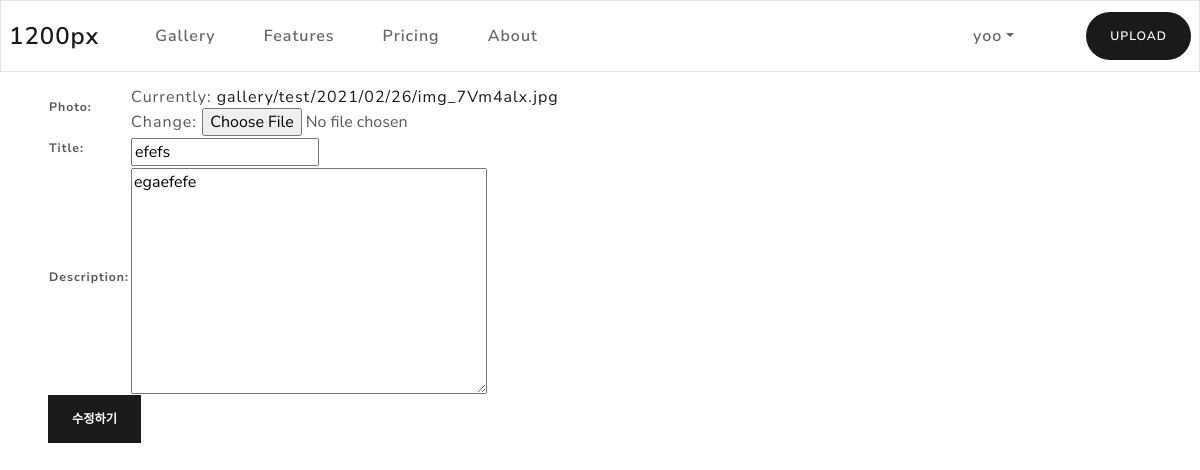
Page /gallery/23/update (signed in) on the committed database.
### users/models.py (models this page shows, shortened)
class User(AbstractBaseUser):
    email = models.EmailField(verbose_name='email',
                              max_length=255, unique=True)
    username = models.CharField(
        verbose_name='username', max_length=20, unique=True)
    date_joined = models.DateField(default=timezone.now)
    last_login = models.DateField(auto_now=True)
    following = models.ManyToManyField('self', symmetrical=False, related_name='followers')
    is_admin = models.BooleanField(default=False)
    is_active = models.BooleanField(default=True)
    objects = CustomUserManager()
    USERNAME_FIELD = 'email'
    REQUIRED_FIELDS = ['username', ]

### gallery/models.py (models this page shows, shortened)
class Photo(models.Model):
    user = models.ForeignKey(User, on_delete=models.CASCADE)
    title = models.CharField(max_length=100, verbose_name='title',blank=False)
    image = models.ImageField(upload_to=user_directory_path, verbose_name='photo', null=False)
    description = models.TextField(max_length=300, verbose_name='description', blank=True)
    date_posted = models.DateTimeField(auto_now_add = True)
    tags = TaggableManager(blank=True)
    likes = models.ManyToManyField(User, blank=True, default=None, related_name='likes')

### gallery/views.py (the view)
# urls.py: path('<int:pk>/update', views.PhotoUpdateView.as_view(), name='update'),
class PhotoUpdateView(OwnerOnlyMixin, UpdateView):
    model = Photo
    template_name = 'photo_update.html'
    fields = ['image','title','description']
    success_url = reverse_lazy('gallery:gallery')

### config/views.py (called while the page is built)
    def dispatch(self, request, *args, **kwargs):
        obj = self.get_object()
        if request.user == obj.user or request.user.is_admin:
            return super().dispatch(request, *args, **kwargs)
        else:
            return self.handle_no_permission()

### gallery/templates/photo_update.html (shortened to what this page needs)
{% extends "base.html" %}
{% block contents %}
<div class="mx-5">
    <form method="POST" enctype="multipart/form-data">
        <table>
            {{ form }}
        </table>
        <div>
            <button type="button submit" class="btn btn-primary">수정하기</button>
    </form>
</div>
{% endblock %}

### templates/base.html (shortened to what this page needs)
<html>
<head>
  <link rel="stylesheet" href="/static/bootstrap.min.css" />
</head>
<body>
  <nav class="navbar navbar-expand-lg navbar-light bg-light fixed-top">
    <a class="navbar-brand" href="#">1200px</a>
    <div class="collapse navbar-collapse" id="navbarColor03">
      <ul class="navbar-nav mr-auto ml-3">
        <li class="nav-item">
          <a class="nav-link" href="/gallery">Gallery
          </a>
        </li>
        <li class="nav-item">
          <a class="nav-link" href="#">Features</a>
        </li>
        <li class="nav-item">
          <a class="nav-link" href="#">Pricing</a>
        </li>
        <li class="nav-item">
          <a class="nav-link" href="#">About</a>
        </li>
      </ul>
      <ul class='navbar-nav ml-3'>
        {%if user.is_authenticated %}
        <li class="nav-item dropdown">
          <a class="nav-link dropdown-toggle" data-toggle="dropdown" href="#" role="button" aria-haspopup="true"
            aria-expanded="false">{{ user.username }}</a>
        <li class="nav-item ml-auto mr-auto">
          <a class="btn btn-primary rounded-pill" href="/gallery/upload"> UPLOAD </a>
        </li>
        </li>
        {% endif %}
      </ul>
    </div>
  </nav>
  <div class='mt-6'>
    {% block contents %}
    {% endblock %}
  </div>
</body>
</html>

### rows in the picture
User: username "yoo"
Photo: title "efefs", description "egaefefe"
